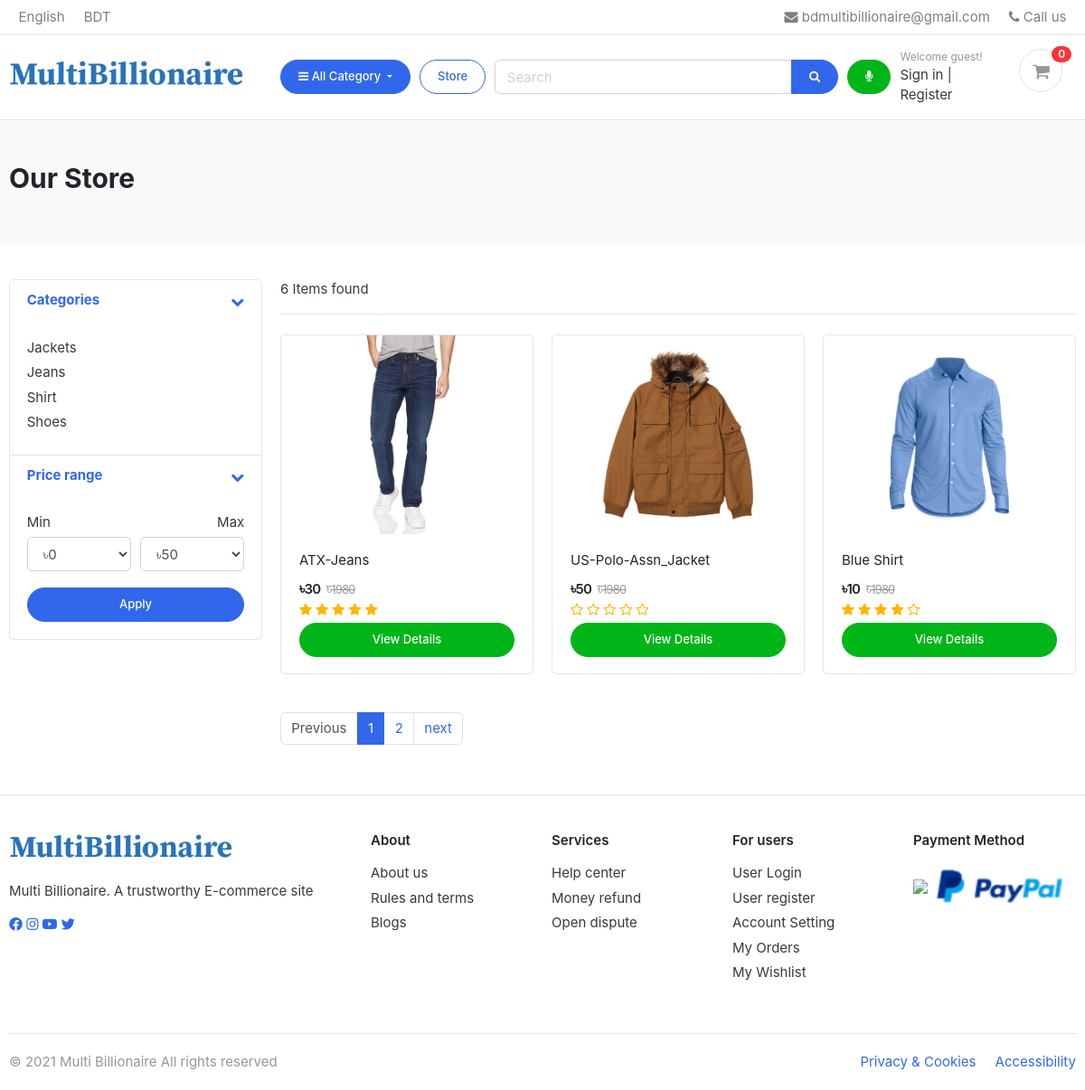
/store/, run on the app's committed database.
### onlineshop/models.py (models this page shows, shortened)
class Category(models.Model):
    category_name=models.CharField(max_length=50)
    description=models.TextField(max_length=250,blank=True)
    image=models.ImageField(upload_to='categories_image/',blank=True)
    def get_absolute_category_url(self):      #for individul class view with dynamic link
        return reverse("onlineshop:categoryView",args=[self.category_name])

class Product(models.Model):
    productName = models.CharField(max_length=50)
    description = models.TextField(max_length=250, blank=True)
    price=models.IntegerField()
    images=models.ImageField(upload_to='products_image/')
    stock=models.IntegerField()
    is_available=models.BooleanField(default=True)
    category = models.ForeignKey(Category, on_delete=models.CASCADE)
    created_date=models.DateTimeField(default=timezone.now)
    modified_date = models.DateTimeField()
    def get_absolute_url(self):      #for individul class view with dynamic link
        return reverse("onlineshop:productview",args=[self.id])
    def averageReview(self):
        reviews = ReviewRating.objects.filter(product=self, status=True).aggregate(average=Avg('rating'))
        avg = 0
        if reviews['average'] is not None:
            avg = float(reviews['average'])
        return avg

### onlineshop/views.py (the view)
# urls.py: path('store/',views.storeView, name="storeview"),
def storeView(request):
    print(request.POST.get('minRange'))
    print(request.POST.get('maxRange'))
    if request.method == 'POST':
        product = Product.objects.filter(price__range=(request.POST.get('minRange'), request.POST.get('maxRange')))
    else:
        product = Product.objects.all().filter(is_available=True)
    category = Category.objects.all()
    total = product.count()
    paginator = Paginator(product, 3)  # Show 25 contacts per page.
    page_number = request.GET.get('page')
    page_obj = paginator.get_page(page_number)
    return render(request, "store.html",
                  {"category": category, "products": page_obj, "total": total, "cart_count": _cart_count(request)})

### onlineshop/views.py (called while the page is built)
def _cart_id(request):
    if request.session.get('customer'):
        print("sign in cart")
        cart = request.session.get('customer')
    else:
        cart = request.session.session_key
        print("without sign in cart")
        if not cart:
            cart = request.session.create()
    return cart

def _cart_count(request, cart_count=0):
    if request.session.get('customer'):
        try:
            user = Customer.objects.get(id=request.session.get('customer'))
            cart = Cart.objects.get(cart_id=_cart_id(request))
            cart_items = Cartitem.objects.filter(user=user, cart=cart)
            for cart_item in cart_items:
                cart_count += cart_item.quantity
        except:
            cart_count = 0;
    else:
        try:
            cart = Cart.objects.get(cart_id=_cart_id(request))
            cart_items = Cartitem.objects.filter(cart=cart)
            for cart_item in cart_items:
                cart_count += cart_item.quantity
        except:
            cart_count = 0;
    return cart_count

### templates/store.html (shortened to what this page needs)
{% extends 'base.html' %}
{% block body %}
{% load static %}
<section class="section-pagetop bg">
<div class="container">
	<h2 class="title-page">Our Store</h2>
</div>
</section>
<section class="section-content padding-y">
<div class="container">
<div class="row">
	<aside class="col-md-3">
<div class="card">
	<article class="filter-group">
		<header class="card-header">
			<a href="#" data-toggle="collapse" data-target="#collapse_1" aria-expanded="true" class="">
				<i class="icon-control fa fa-chevron-down"></i>
				<h6 class="title">Categories</h6>
			</a>
		</header>
		<div class="filter-content collapse show" id="collapse_1" style="">
			<div class="card-body">
				<ul class="list-menu">
				{%for category in category%}
				<li><a href="{{category.get_absolute_category_url}}">{{category.category_name}}</a></li>
					{%endfor%}
				</ul>
			</div>
		</div>
	</article>
	<article class="filter-group">
		<header class="card-header">
			<a href="#" data-toggle="collapse" data-target="#collapse_3" aria-expanded="true" class="">
				<i class="icon-control fa fa-chevron-down"></i>
				<h6 class="title">Price range </h6>
			</a>
		</header>
		<div class="filter-content collapse show" id="collapse_3" style="">
			<div class="card-body">
				<form action="" method="POST">
				<div class="form-row">
				<div class="form-group col-md-6">
				  <label>Min</label>
				  	<select class="mr-2 form-control" name="minRange">
						<option value="0"><big style="font-size:100px">&#x09F3;</big>0</option>
					</select>
				</div>
				<div class="form-group text-right col-md-6">
				  <label>Max</label>
				  	<select class="mr-2 form-control" name="maxRange">
						<option value="50"><big style="font-size:15px">&#2547;</big>50</option>
					</select>
				</div>
				</div>
				<button type="submit" class="btn btn-block btn-primary">Apply</button>
				</form>
			</div>
		</div>
	</article>
</div>
	</aside>
	<main class="col-md-9">
<header class="border-bottom mb-4 pb-3">
		<div class="form-inline">
			<span class="mr-md-auto">{{total}} Items found {%if keyword%}for "{{keyword}}"{%endif%}</span>
		</div>
</header>
<div class="row">
	{%for product in products%}
	<div class="col-md-4">
		<figure class="card card-product-grid">
			<div class="img-wrap">
				<img src="{{product.images.url}}">
			</div>
			<figcaption class="info-wrap">
				<div class="fix-height">
					<a href="{{product.get_absolute_url}}" class="title">{{product.productName}}</a>
					<div class="price-wrap mt-2">
						<span class="price"><big style="font-size:16px">&#2547;</big>{{product.price}}</span>
						<del class="price-old"><big style="font-size:16px">&#2547;</big>1980</del>
					</div>
								<div class="rating-star">
		<span style="color:#FFB503">
			<i class="fa fa-star{% if product.averageReview < 0.5 %}-o{% elif product.averageReview >= 0.5 and product.averageReview < 1 %}-half-o {% endif %}" aria-hidden="true"></i>
			<i class="fa fa-star{% if product.averageReview < 1.5 %}-o{% elif product.averageReview >= 1.5 and product.averageReview < 2 %}-half-o {% endif %}" aria-hidden="true"></i>
			<i class="fa fa-star{% if product.averageReview < 2.5 %}-o{% elif product.averageReview >= 2.5 and product.averageReview < 3 %}-half-o {% endif %}" aria-hidden="true"></i>
			<i class="fa fa-star{% if product.averageReview < 3.5 %}-o{% elif product.averageReview >= 3.5 and product.averageReview < 4 %}-half-o {% endif %}" aria-hidden="true"></i>
			<i class="fa fa-star{% if product.averageReview < 4.5 %}-o{% elif product.averageReview >= 4.5 and product.averageReview < 5 %}-half-o {% endif %}" aria-hidden="true"></i>
			</span>
	</div>
				</div>
				<a href="{{product.get_absolute_url}}" class="btn btn-block btn-success">View Details</a>
			</figcaption>
		</figure>
	</div>
{%endfor%}
</div>
<nav class="mt-4" aria-label="Page navigation sample">
	{%if products.has_other_pages%}
  <ul class="pagination">
	     {% if products.has_previous %}
    <li class="page-item"><a class="page-link" href="?page={{ products.previous_page_number }}&keyword={{keyword}}">Previous</a></li>
	  {%else%}
	  <li class="page-item disabled"><a class="page-link" href="#">Previous</a></li>
	   {%endif%}
		{%for n in products.paginator.page_range%}
	  {%if products.number == n%}
	  <li class="page-item active"><a class="page-link" href="#">{{n}}</a></li>
	  {%else%}
	  <li class="page-item"><a class="page-link" href="?page={{n}}&keyword={{keyword}}">{{n}}</a></li>
	  {%endif%}
	  {%endfor%}
	       {% if products.has_next%}
	  <li class="page-item"><a class="page-link" href="?page={{ products.next_page_number }}&keyword={{keyword}}">next</a></li>
	  {%else%}
	  <li class="page-item disabled"><a class="page-link" href="#">next</a></li>
	  {%endif%}
  </ul>
	{%endif%}
</nav>
	</main>
</div>
</div>
</section>
{% endblock %}

### onlineshop/static/css/ui.css (style rules this page uses)
html { font-family: "Inter", sans-serif; font-size: 15px; }
.img-wrap { text-align: center; display: block; }
.img-wrap img { max-width: 100%; }
.price-wrap { letter-spacing: -0.7px; }
.padding-y { padding-top: 40px; padding-bottom: 40px; }
figure { margin-bottom: 0; }
article:after, .form-group:after { display: block; clear: both; content: ""; }
.bg { background-color: #f8f9fa; }
.title-page { color: #212529; }
[class*=list-] li:after { visibility: hidden; display: block; content: ""; overflow: hidden; height: 0; clear: both; }
.list-menu { list-style: none; margin: 0; padding-left: 0; }
.list-menu li { margin-bottom: 5px; }
.list-menu a { color: #343a40; }
[class*=card-product] a.title { color: #212529; display: block; }
[class*=card-product] .img-wrap { overflow: hidden; position: relative; }
[class*=card-product] .img-wrap img { height: 100%; max-width: 100%; width: auto; display: inline-block; -o-object-fit: cover; object-fit: cover; }
.card-product-grid { margin-bottom: 20px; }
.card-product-grid .img-wrap { border-radius: 0.2rem 0.2rem 0 0; height: 220px; }
.card-product-grid .info-wrap { overflow: hidden; padding: 18px 20px; }
.card-product-grid .fix-height { height: 80px; overflow: hidden; }
.card .img-wrap { overflow: hidden; }
.price { font-weight: 600; color: #212529; }
.price-old { color: #969696; margin-left: 3px; font-size: 85%; }
.icon-control { margin-top: 5px; float: right; font-size: 80%; }
.card-header .title { margin-bottom: 0; line-height: 1.5; }
.filter-group { border-bottom: 1px solid #e4e4e4; }
.filter-group .card-header { border-bottom: 0; }
.filter-group:last-child { border-bottom: 0; }
.section-pagetop { padding: 45px 0; }

### onlineshop/static/css/custom.css (style rules this page uses)
.btn { border-radius: 22px; text-transform: capitalize; font-size: 13px; padding: 8px 19px; cursor: pointer; }

### data on the page
Category: category_name "Jackets"
Category: category_name "Jeans"
Category: category_name "Shirt"
Category: category_name "Shoes"
Product: images (picture), productName "ATX-Jeans", price "30"
Product: images (picture), productName "US-Polo-Assn_Jacket", price "50"
Product: images (picture), productName "Blue Shirt", price "10"

### other printed values
{{ cart_count }} "0"
{{ total }} "6"
{{ n }} "1"
{{ n }} "2"
